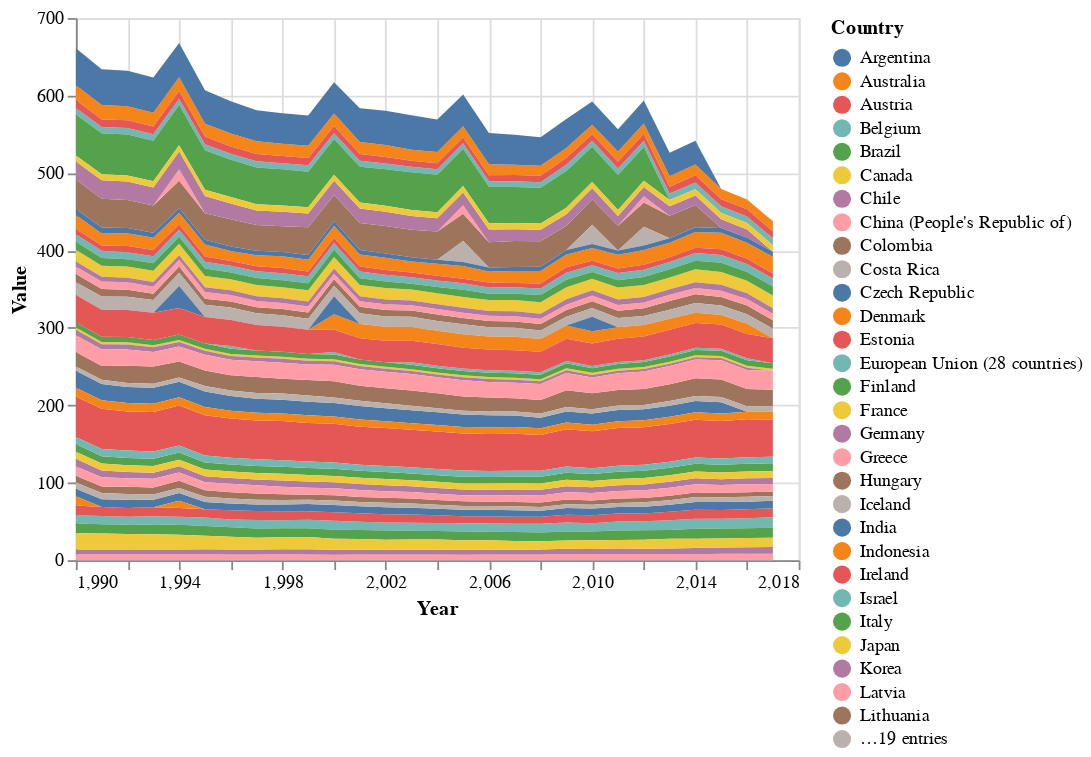

Notebook code cell kept with this figure:
### Code cell
alt.Chart(df_agriculture).mark_area().encode(
    x='Year',
    y='Value',
    color='Country'
)

### Figure 1 — Vega-Lite specification as saved in the notebook (floating-point values rounded to 4 significant figures; data arrays with more than 128 entries replaced by an {"elided": "..."} marker saying what was removed)
{"config": {"view": {"continuousWidth": 400, "continuousHeight": 300}}, "data": {"name": "data-49046233c33c1b8290c51fbe80a8cf91"}, "mark": "area", "encoding": {"color": {"type": "nominal", "field": "Country"}, "x": {"type": "quantitative", "field": "Year"}, "y": {"type": "quantitative", "field": "Value"}}, "$schema": "https://vega.github.io/schema/vega-lite/v4.8.1.json", "datasets": {"data-49046233c33c1b8290c51fbe80a8cf91": {"elided": "1205 records"}}}
